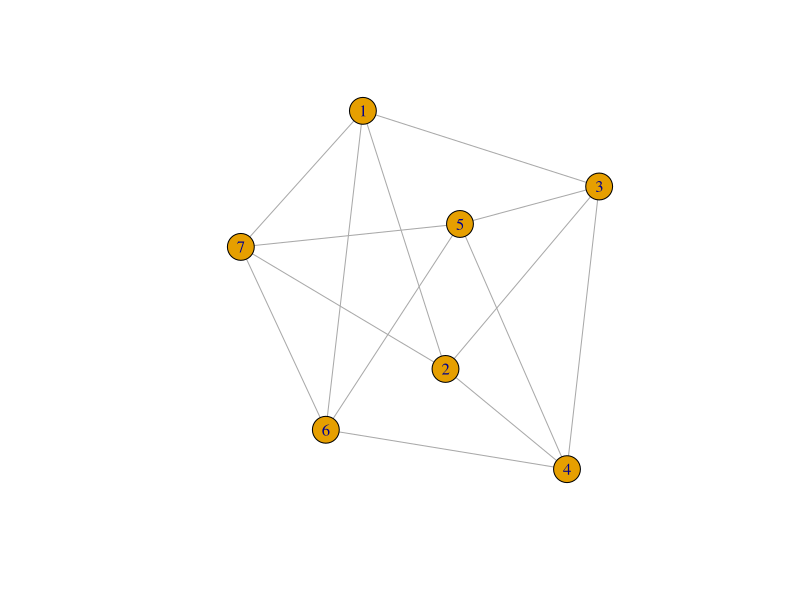

Here is the R script that generated this plot:
library(igraph)
G = make_empty_graph(n=7)
G=graph(c(1,2,2,3,3,4,4,5,5,6,6,7,7,1,1,3,2,4,3,5,4,6,5,7,6,1,7,2),directed = F)
plot(G)